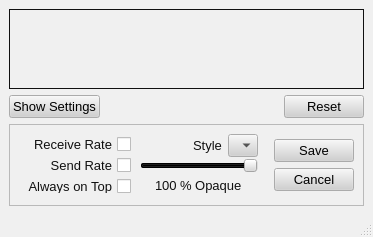
<ui version="4.0" >
 <class>BandwidthGraph</class>
 <widget class="QMainWindow" name="BandwidthGraph" >
  <property name="geometry" >
   <rect>
    <x>0</x>
    <y>0</y>
    <width>373</width>
    <height>161</height>
   </rect>
  </property>
  <property name="palette" >
   <palette>
    <active>
     <colorrole role="WindowText" >
      <brush brushstyle="SolidPattern" >
       <color alpha="255" >
        <red>16</red>
        <green>16</green>
        <blue>16</blue>
       </color>
      </brush>
     </colorrole>
     <colorrole role="Button" >
      <brush brushstyle="SolidPattern" >
       <color alpha="255" >
        <red>208</red>
        <green>208</green>
        <blue>208</blue>
       </color>
      </brush>
     </colorrole>
     <colorrole role="Light" >
      <brush brushstyle="SolidPattern" >
       <color alpha="255" >
        <red>255</red>
        <green>255</green>
        <blue>255</blue>
       </color>
      </brush>
     </colorrole>
     <colorrole role="Midlight" >
      <brush brushstyle="SolidPattern" >
       <color alpha="255" >
        <red>247</red>
        <green>247</green>
        <blue>247</blue>
       </color>
      </brush>
     </colorrole>
     <colorrole role="Dark" >
      <brush brushstyle="SolidPattern" >
       <color alpha="255" >
        <red>104</red>
        <green>104</green>
        <blue>104</blue>
       </color>
      </brush>
     </colorrole>
     <colorrole role="Mid" >
      <brush brushstyle="SolidPattern" >
       <color alpha="255" >
        <red>160</red>
        <green>160</green>
        <blue>160</blue>
       </color>
      </brush>
     </colorrole>
     <colorrole role="Text" >
      <brush brushstyle="SolidPattern" >
       <color alpha="255" >
        <red>0</red>
        <green>0</green>
        <blue>0</blue>
       </color>
      </brush>
     </colorrole>
     <colorrole role="BrightText" >
      <brush brushstyle="SolidPattern" >
       <color alpha="255" >
        <red>255</red>
        <green>255</green>
        <blue>255</blue>
       </color>
      </brush>
     </colorrole>
     <colorrole role="ButtonText" >
      <brush brushstyle="SolidPattern" >
       <color alpha="255" >
        <red>0</red>
        <green>0</green>
        <blue>0</blue>
       </color>
      </brush>
     </colorrole>
     <colorrole role="Base" >
      <brush brushstyle="SolidPattern" >
       <color alpha="255" >
        <red>255</red>
        <green>255</green>
        <blue>255</blue>
       </color>
      </brush>
     </colorrole>
     <colorrole role="Window" >
      <brush brushstyle="SolidPattern" >
       <color alpha="255" >
        <red>240</red>
        <green>240</green>
        <blue>240</blue>
       </color>
      </brush>
     </colorrole>
     <colorrole role="Shadow" >
      <brush brushstyle="SolidPattern" >
       <color alpha="255" >
        <red>0</red>
        <green>0</green>
        <blue>0</blue>
       </color>
      </brush>
     </colorrole>
     <colorrole role="Highlight" >
      <brush brushstyle="SolidPattern" >
       <color alpha="255" >
        <red>0</red>
        <green>0</green>
        <blue>0</blue>
       </color>
      </brush>
     </colorrole>
     <colorrole role="HighlightedText" >
      <brush brushstyle="SolidPattern" >
       <color alpha="255" >
        <red>255</red>
        <green>255</green>
        <blue>255</blue>
       </color>
      </brush>
     </colorrole>
     <colorrole role="Link" >
      <brush brushstyle="SolidPattern" >
       <color alpha="255" >
        <red>0</red>
        <green>0</green>
        <blue>255</blue>
       </color>
      </brush>
     </colorrole>
     <colorrole role="LinkVisited" >
      <brush brushstyle="SolidPattern" >
       <color alpha="255" >
        <red>255</red>
        <green>0</green>
        <blue>255</blue>
       </color>
      </brush>
     </colorrole>
     <colorrole role="AlternateBase" >
      <brush brushstyle="SolidPattern" >
       <color alpha="255" >
        <red>247</red>
        <green>247</green>
        <blue>247</blue>
       </color>
      </brush>
     </colorrole>
    </active>
    <inactive>
     <colorrole role="WindowText" >
      <brush brushstyle="SolidPattern" >
       <color alpha="255" >
        <red>16</red>
        <green>16</green>
        <blue>16</blue>
       </color>
      </brush>
     </colorrole>
     <colorrole role="Button" >
      <brush brushstyle="SolidPattern" >
       <color alpha="255" >
        <red>208</red>
        <green>208</green>
        <blue>208</blue>
       </color>
      </brush>
     </colorrole>
     <colorrole role="Light" >
      <brush brushstyle="SolidPattern" >
       <color alpha="255" >
        <red>255</red>
        <green>255</green>
        <blue>255</blue>
       </color>
      </brush>
     </colorrole>
     <colorrole role="Midlight" >
      <brush brushstyle="SolidPattern" >
       <color alpha="255" >
        <red>247</red>
        <green>247</green>
        <blue>247</blue>
       </color>
      </brush>
     </colorrole>
     <colorrole role="Dark" >
      <brush brushstyle="SolidPattern" >
       <color alpha="255" >
        <red>104</red>
        <green>104</green>
        <blue>104</blue>
       </color>
      </brush>
     </colorrole>
     <colorrole role="Mid" >
      <brush brushstyle="SolidPattern" >
       <color alpha="255" >
        <red>160</red>
        <green>160</green>
        <blue>160</blue>
       </color>
      </brush>
     </colorrole>
     <colorrole role="Text" >
      <brush brushstyle="SolidPattern" >
       <color alpha="255" >
        <red>0</red>
        <green>0</green>
        <blue>0</blue>
       </color>
      </brush>
     </colorrole>
     <colorrole role="BrightText" >
      <brush brushstyle="SolidPattern" >
       <color alpha="255" >
        <red>255</red>
        <green>255</green>
        <blue>255</blue>
       </color>
      </brush>
     </colorrole>
     <colorrole role="ButtonText" >
      <brush brushstyle="SolidPattern" >
       <color alpha="255" >
        <red>0</red>
        <green>0</green>
        <blue>0</blue>
       </color>
      </brush>
     </colorrole>
     <colorrole role="Base" >
      <brush brushstyle="SolidPattern" >
       <color alpha="255" >
        <red>255</red>
        <green>255</green>
        <blue>255</blue>
       </color>
      </brush>
     </colorrole>
     <colorrole role="Window" >
      <brush brushstyle="SolidPattern" >
       <color alpha="255" >
        <red>240</red>
        <green>240</green>
        <blue>240</blue>
       </color>
      </brush>
     </colorrole>
     <colorrole role="Shadow" >
      <brush brushstyle="SolidPattern" >
       <color alpha="255" >
        <red>0</red>
        <green>0</green>
        <blue>0</blue>
       </color>
      </brush>
     </colorrole>
     <colorrole role="Highlight" >
      <brush brushstyle="SolidPattern" >
       <color alpha="255" >
        <red>0</red>
        <green>0</green>
        <blue>0</blue>
       </color>
      </brush>
     </colorrole>
     <colorrole role="HighlightedText" >
      <brush brushstyle="SolidPattern" >
       <color alpha="255" >
        <red>255</red>
        <green>255</green>
        <blue>255</blue>
       </color>
      </brush>
     </colorrole>
     <colorrole role="Link" >
      <brush brushstyle="SolidPattern" >
       <color alpha="255" >
        <red>0</red>
        <green>0</green>
        <blue>255</blue>
       </color>
      </brush>
     </colorrole>
     <colorrole role="LinkVisited" >
      <brush brushstyle="SolidPattern" >
       <color alpha="255" >
        <red>255</red>
        <green>0</green>
        <blue>255</blue>
       </color>
      </brush>
     </colorrole>
     <colorrole role="AlternateBase" >
      <brush brushstyle="SolidPattern" >
       <color alpha="255" >
        <red>247</red>
        <green>247</green>
        <blue>247</blue>
       </color>
      </brush>
     </colorrole>
    </inactive>
    <disabled>
     <colorrole role="WindowText" >
      <brush brushstyle="SolidPattern" >
       <color alpha="255" >
        <red>104</red>
        <green>104</green>
        <blue>104</blue>
       </color>
      </brush>
     </colorrole>
     <colorrole role="Button" >
      <brush brushstyle="SolidPattern" >
       <color alpha="255" >
        <red>208</red>
        <green>208</green>
        <blue>208</blue>
       </color>
      </brush>
     </colorrole>
     <colorrole role="Light" >
      <brush brushstyle="SolidPattern" >
       <color alpha="255" >
        <red>255</red>
        <green>255</green>
        <blue>255</blue>
       </color>
      </brush>
     </colorrole>
     <colorrole role="Midlight" >
      <brush brushstyle="SolidPattern" >
       <color alpha="255" >
        <red>247</red>
        <green>247</green>
        <blue>247</blue>
       </color>
      </brush>
     </colorrole>
     <colorrole role="Dark" >
      <brush brushstyle="SolidPattern" >
       <color alpha="255" >
        <red>104</red>
        <green>104</green>
        <blue>104</blue>
       </color>
      </brush>
     </colorrole>
     <colorrole role="Mid" >
      <brush brushstyle="SolidPattern" >
       <color alpha="255" >
        <red>160</red>
        <green>160</green>
        <blue>160</blue>
       </color>
      </brush>
     </colorrole>
     <colorrole role="Text" >
      <brush brushstyle="SolidPattern" >
       <color alpha="255" >
        <red>104</red>
        <green>104</green>
        <blue>104</blue>
       </color>
      </brush>
     </colorrole>
     <colorrole role="BrightText" >
      <brush brushstyle="SolidPattern" >
       <color alpha="255" >
        <red>255</red>
        <green>255</green>
        <blue>255</blue>
       </color>
      </brush>
     </colorrole>
     <colorrole role="ButtonText" >
      <brush brushstyle="SolidPattern" >
       <color alpha="255" >
        <red>104</red>
        <green>104</green>
        <blue>104</blue>
       </color>
      </brush>
     </colorrole>
     <colorrole role="Base" >
      <brush brushstyle="SolidPattern" >
       <color alpha="255" >
        <red>240</red>
        <green>240</green>
        <blue>240</blue>
       </color>
      </brush>
     </colorrole>
     <colorrole role="Window" >
      <brush brushstyle="SolidPattern" >
       <color alpha="255" >
        <red>240</red>
        <green>240</green>
        <blue>240</blue>
       </color>
      </brush>
     </colorrole>
     <colorrole role="Shadow" >
      <brush brushstyle="SolidPattern" >
       <color alpha="255" >
        <red>0</red>
        <green>0</green>
        <blue>0</blue>
       </color>
      </brush>
     </colorrole>
     <colorrole role="Highlight" >
      <brush brushstyle="SolidPattern" >
       <color alpha="255" >
        <red>0</red>
        <green>0</green>
        <blue>0</blue>
       </color>
      </brush>
     </colorrole>
     <colorrole role="HighlightedText" >
      <brush brushstyle="SolidPattern" >
       <color alpha="255" >
        <red>255</red>
        <green>255</green>
        <blue>255</blue>
       </color>
      </brush>
     </colorrole>
     <colorrole role="Link" >
      <brush brushstyle="SolidPattern" >
       <color alpha="255" >
        <red>0</red>
        <green>0</green>
        <blue>255</blue>
       </color>
      </brush>
     </colorrole>
     <colorrole role="LinkVisited" >
      <brush brushstyle="SolidPattern" >
       <color alpha="255" >
        <red>255</red>
        <green>0</green>
        <blue>255</blue>
       </color>
      </brush>
     </colorrole>
     <colorrole role="AlternateBase" >
      <brush brushstyle="SolidPattern" >
       <color alpha="255" >
        <red>247</red>
        <green>247</green>
        <blue>247</blue>
       </color>
      </brush>
     </colorrole>
    </disabled>
   </palette>
  </property>
  <property name="font" >
   <font>
    <pointsize>10</pointsize>
   </font>
  </property>
  <property name="contextMenuPolicy" >
   <enum>Qt::NoContextMenu</enum>
  </property>
  <property name="windowTitle" >
   <string>RetroShare Bandwidth Usage</string>
  </property>
  <property name="windowIcon" >
   <iconset resource="../images.qrc" >:/images/ksysguard.png</iconset>
  </property>
  <widget class="QWidget" name="centralwidget" >
   <layout class="QGridLayout" >
    <property name="margin" >
     <number>9</number>
    </property>
    <property name="spacing" >
     <number>6</number>
    </property>
    <item row="1" column="0" >
     <layout class="QHBoxLayout" >
      <property name="margin" >
       <number>0</number>
      </property>
      <property name="spacing" >
       <number>6</number>
      </property>
      <item>
       <widget class="QPushButton" name="btnToggleSettings" >
        <property name="text" >
         <string>Show Settings</string>
        </property>
        <property name="checkable" >
         <bool>true</bool>
        </property>
       </widget>
      </item>
      <item>
       <spacer>
        <property name="orientation" >
         <enum>Qt::Horizontal</enum>
        </property>
        <property name="sizeHint" >
         <size>
          <width>21</width>
          <height>20</height>
         </size>
        </property>
       </spacer>
      </item>
      <item>
       <widget class="QPushButton" name="btnReset" >
        <property name="text" >
         <string>Reset</string>
        </property>
       </widget>
      </item>
     </layout>
    </item>
    <item row="0" column="0" >
     <widget class="GraphFrame" name="frmGraph" >
      <property name="minimumSize" >
       <size>
        <width>120</width>
        <height>80</height>
       </size>
      </property>
      <property name="font" >
       <font>
        <pointsize>10</pointsize>
       </font>
      </property>
      <property name="contextMenuPolicy" >
       <enum>Qt::NoContextMenu</enum>
      </property>
      <property name="frameShape" >
       <enum>QFrame::Box</enum>
      </property>
      <property name="frameShadow" >
       <enum>QFrame::Plain</enum>
      </property>
     </widget>
    </item>
    <item row="2" column="0" >
     <widget class="QFrame" name="frmSettings" >
      <property name="sizePolicy" >
       <sizepolicy>
        <hsizetype>0</hsizetype>
        <vsizetype>0</vsizetype>
        <horstretch>0</horstretch>
        <verstretch>0</verstretch>
       </sizepolicy>
      </property>
      <property name="minimumSize" >
       <size>
        <width>355</width>
        <height>82</height>
       </size>
      </property>
      <property name="maximumSize" >
       <size>
        <width>355</width>
        <height>82</height>
       </size>
      </property>
      <property name="contextMenuPolicy" >
       <enum>Qt::NoContextMenu</enum>
      </property>
      <property name="frameShape" >
       <enum>QFrame::StyledPanel</enum>
      </property>
      <property name="frameShadow" >
       <enum>QFrame::Raised</enum>
      </property>
      <layout class="QHBoxLayout" >
       <property name="margin" >
        <number>9</number>
       </property>
       <property name="spacing" >
        <number>6</number>
       </property>
       <item>
        <layout class="QVBoxLayout" >
         <property name="margin" >
          <number>3</number>
         </property>
         <property name="spacing" >
          <number>6</number>
         </property>
         <item>
          <widget class="QCheckBox" name="chkReceiveRate" >
           <property name="font" >
            <font>
             <pointsize>10</pointsize>
            </font>
           </property>
           <property name="contextMenuPolicy" >
            <enum>Qt::NoContextMenu</enum>
           </property>
           <property name="toolTip" >
            <string/>
           </property>
           <property name="layoutDirection" >
            <enum>Qt::RightToLeft</enum>
           </property>
           <property name="text" >
            <string>Receive Rate</string>
           </property>
           <property name="checked" >
            <bool>false</bool>
           </property>
          </widget>
         </item>
         <item>
          <widget class="QCheckBox" name="chkSendRate" >
           <property name="font" >
            <font>
             <pointsize>10</pointsize>
            </font>
           </property>
           <property name="contextMenuPolicy" >
            <enum>Qt::NoContextMenu</enum>
           </property>
           <property name="toolTip" >
            <string/>
           </property>
           <property name="layoutDirection" >
            <enum>Qt::RightToLeft</enum>
           </property>
           <property name="text" >
            <string>Send Rate</string>
           </property>
           <property name="checked" >
            <bool>false</bool>
           </property>
          </widget>
         </item>
         <item>
          <widget class="QCheckBox" name="chkAlwaysOnTop" >
           <property name="layoutDirection" >
            <enum>Qt::RightToLeft</enum>
           </property>
           <property name="text" >
            <string>Always on Top</string>
           </property>
          </widget>
         </item>
         <item>
          <spacer>
           <property name="orientation" >
            <enum>Qt::Vertical</enum>
           </property>
           <property name="sizeHint" >
            <size>
             <width>20</width>
             <height>21</height>
            </size>
           </property>
          </spacer>
         </item>
        </layout>
       </item>
       <item>
        <layout class="QVBoxLayout" >
         <property name="margin" >
          <number>0</number>
         </property>
         <property name="spacing" >
          <number>1</number>
         </property>
         <item>
          <layout class="QHBoxLayout" >
           <property name="margin" >
            <number>0</number>
           </property>
           <property name="spacing" >
            <number>6</number>
           </property>
           <item>
            <spacer>
             <property name="orientation" >
              <enum>Qt::Horizontal</enum>
             </property>
             <property name="sizeHint" >
              <size>
               <width>20</width>
               <height>20</height>
              </size>
             </property>
            </spacer>
           </item>
           <item>
            <widget class="QLabel" name="label_2" >
             <property name="font" >
              <font>
               <pointsize>10</pointsize>
              </font>
             </property>
             <property name="text" >
              <string>Style</string>
             </property>
            </widget>
           </item>
           <item>
            <widget class="QComboBox" name="cmbGraphStyle" >
             <item>
              <property name="text" >
               <string/>
              </property>
              <property name="icon" >
               <iconset resource="../images.qrc" >:/images/graph-line.png</iconset>
              </property>
             </item>
             <item>
              <property name="text" >
               <string/>
              </property>
              <property name="icon" >
               <iconset resource="../images.qrc" >:/images/graph-area.png</iconset>
              </property>
             </item>
            </widget>
           </item>
          </layout>
         </item>
         <item>
          <widget class="QFrame" name="frmOpacity" >
           <property name="contextMenuPolicy" >
            <enum>Qt::NoContextMenu</enum>
           </property>
           <property name="frameShape" >
            <enum>QFrame::NoFrame</enum>
           </property>
           <property name="frameShadow" >
            <enum>QFrame::Plain</enum>
           </property>
           <layout class="QVBoxLayout" >
            <property name="margin" >
             <number>0</number>
            </property>
            <property name="spacing" >
             <number>3</number>
            </property>
            <item>
             <widget class="QSlider" name="sldrOpacity" >
              <property name="contextMenuPolicy" >
               <enum>Qt::NoContextMenu</enum>
              </property>
              <property name="toolTip" >
               <string>Changes the transparency of the Bandwidth Graph</string>
              </property>
              <property name="minimum" >
               <number>30</number>
              </property>
              <property name="maximum" >
               <number>100</number>
              </property>
              <property name="value" >
               <number>100</number>
              </property>
              <property name="sliderPosition" >
               <number>100</number>
              </property>
              <property name="tracking" >
               <bool>false</bool>
              </property>
              <property name="orientation" >
               <enum>Qt::Horizontal</enum>
              </property>
              <property name="invertedAppearance" >
               <bool>false</bool>
              </property>
              <property name="tickPosition" >
               <enum>QSlider::NoTicks</enum>
              </property>
              <property name="tickInterval" >
               <number>10</number>
              </property>
             </widget>
            </item>
            <item>
             <spacer>
              <property name="orientation" >
               <enum>Qt::Vertical</enum>
              </property>
              <property name="sizeHint" >
               <size>
                <width>20</width>
                <height>20</height>
               </size>
              </property>
             </spacer>
            </item>
            <item>
             <layout class="QHBoxLayout" >
              <property name="margin" >
               <number>0</number>
              </property>
              <property name="spacing" >
               <number>0</number>
              </property>
              <item>
               <spacer>
                <property name="orientation" >
                 <enum>Qt::Horizontal</enum>
                </property>
                <property name="sizeHint" >
                 <size>
                  <width>21</width>
                  <height>0</height>
                 </size>
                </property>
               </spacer>
              </item>
              <item>
               <widget class="QLabel" name="lblPercentOpacity" >
                <property name="minimumSize" >
                 <size>
                  <width>25</width>
                  <height>0</height>
                 </size>
                </property>
                <property name="font" >
                 <font>
                  <pointsize>10</pointsize>
                 </font>
                </property>
                <property name="contextMenuPolicy" >
                 <enum>Qt::NoContextMenu</enum>
                </property>
                <property name="layoutDirection" >
                 <enum>Qt::RightToLeft</enum>
                </property>
                <property name="text" >
                 <string>100</string>
                </property>
               </widget>
              </item>
              <item>
               <widget class="QLabel" name="label" >
                <property name="font" >
                 <font>
                  <pointsize>10</pointsize>
                 </font>
                </property>
                <property name="contextMenuPolicy" >
                 <enum>Qt::NoContextMenu</enum>
                </property>
                <property name="text" >
                 <string>% Opaque</string>
                </property>
               </widget>
              </item>
              <item>
               <spacer>
                <property name="orientation" >
                 <enum>Qt::Horizontal</enum>
                </property>
                <property name="sizeHint" >
                 <size>
                  <width>21</width>
                  <height>0</height>
                 </size>
                </property>
               </spacer>
              </item>
             </layout>
            </item>
           </layout>
          </widget>
         </item>
         <item>
          <spacer>
           <property name="orientation" >
            <enum>Qt::Vertical</enum>
           </property>
           <property name="sizeHint" >
            <size>
             <width>21</width>
             <height>20</height>
            </size>
           </property>
          </spacer>
         </item>
        </layout>
       </item>
       <item>
        <spacer>
         <property name="orientation" >
          <enum>Qt::Horizontal</enum>
         </property>
         <property name="sizeHint" >
          <size>
           <width>21</width>
           <height>20</height>
          </size>
         </property>
        </spacer>
       </item>
       <item>
        <layout class="QVBoxLayout" >
         <property name="margin" >
          <number>0</number>
         </property>
         <property name="spacing" >
          <number>1</number>
         </property>
         <item>
          <widget class="QPushButton" name="btnSaveSettings" >
           <property name="text" >
            <string>Save</string>
           </property>
          </widget>
         </item>
         <item>
          <widget class="QPushButton" name="btnCancelSettings" >
           <property name="text" >
            <string>Cancel</string>
           </property>
          </widget>
         </item>
        </layout>
       </item>
      </layout>
     </widget>
    </item>
   </layout>
  </widget>
  <widget class="QStatusBar" name="statusbar" />
 </widget>
 <customwidgets>
  <customwidget>
   <class>GraphFrame</class>
   <extends>QFrame</extends>
   <header>gui/graphframe.h</header>
  </customwidget>
 </customwidgets>
 <tabstops>
  <tabstop>btnToggleSettings</tabstop>
  <tabstop>btnReset</tabstop>
  <tabstop>chkReceiveRate</tabstop>
  <tabstop>chkSendRate</tabstop>
  <tabstop>chkAlwaysOnTop</tabstop>
  <tabstop>cmbGraphStyle</tabstop>
  <tabstop>sldrOpacity</tabstop>
  <tabstop>btnSaveSettings</tabstop>
  <tabstop>btnCancelSettings</tabstop>
 </tabstops>
 <resources>
  <include location="../images.qrc" />
 </resources>
 <connections/>
</ui>
